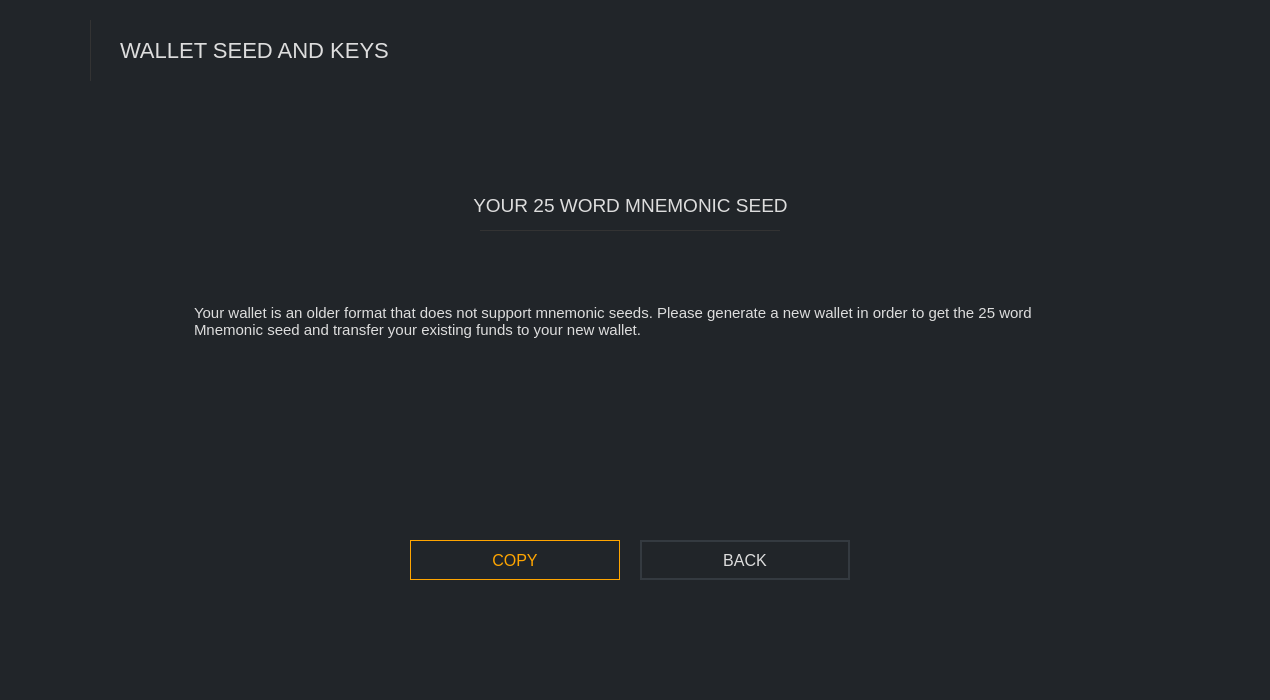
<?xml version="1.0" encoding="UTF-8"?>
<ui version="4.0">
 <class>ReceiveFrame</class>
 <widget class="QFrame" name="ReceiveFrame">
  <property name="geometry">
   <rect>
    <x>0</x>
    <y>0</y>
    <width>1270</width>
    <height>700</height>
   </rect>
  </property>
  <property name="minimumSize">
   <size>
    <width>1270</width>
    <height>700</height>
   </size>
  </property>
  <property name="windowTitle">
   <string>Frame</string>
  </property>
  <property name="styleSheet">
   <string notr="true">border: 0px; background-color: #212529; color: #ddd;</string>
  </property>
  <property name="frameShape">
   <enum>QFrame::StyledPanel</enum>
  </property>
  <property name="frameShadow">
   <enum>QFrame::Raised</enum>
  </property>
  <layout class="QVBoxLayout" name="verticalLayout">
   <property name="leftMargin">
    <number>0</number>
   </property>
   <property name="topMargin">
    <number>0</number>
   </property>
   <property name="rightMargin">
    <number>0</number>
   </property>
   <property name="bottomMargin">
    <number>0</number>
   </property>
   <item>
    <widget class="QGroupBox" name="groupBox">
     <property name="minimumSize">
      <size>
       <width>1270</width>
       <height>700</height>
      </size>
     </property>
     <property name="maximumSize">
      <size>
       <width>16777215</width>
       <height>16777215</height>
      </size>
     </property>
     <property name="title">
      <string/>
     </property>
     <widget class="QLabel" name="label">
      <property name="geometry">
       <rect>
        <x>120</x>
        <y>40</y>
        <width>331</width>
        <height>21</height>
       </rect>
      </property>
      <property name="font">
       <font>
        <pointsize>-1</pointsize>
       </font>
      </property>
      <property name="styleSheet">
       <string notr="true">color: #ddd; 
font-size: 22px;</string>
      </property>
      <property name="text">
       <string>WALLET SEED AND KEYS</string>
      </property>
     </widget>
     <widget class="QGroupBox" name="seedBox">
      <property name="geometry">
       <rect>
        <x>30</x>
        <y>100</y>
        <width>1200</width>
        <height>560</height>
       </rect>
      </property>
      <property name="styleSheet">
       <string notr="true">background-color: #212529;</string>
      </property>
      <property name="title">
       <string/>
      </property>
      <widget class="QLabel" name="label_7">
       <property name="geometry">
        <rect>
         <x>280</x>
         <y>90</y>
         <width>641</width>
         <height>31</height>
        </rect>
       </property>
       <property name="font">
        <font>
         <pointsize>-1</pointsize>
        </font>
       </property>
       <property name="styleSheet">
        <string notr="true">color: #ddd;
font-size: 19px;
</string>
       </property>
       <property name="text">
        <string>YOUR 25 WORD MNEMONIC SEED</string>
       </property>
       <property name="alignment">
        <set>Qt::AlignCenter</set>
       </property>
      </widget>
      <widget class="QTextBrowser" name="m_seed">
       <property name="geometry">
        <rect>
         <x>160</x>
         <y>200</y>
         <width>881</width>
         <height>141</height>
        </rect>
       </property>
       <property name="font">
        <font>
         <pointsize>-1</pointsize>
        </font>
       </property>
       <property name="styleSheet">
        <string notr="true">color: #ddd;
font-size: 16px;</string>
       </property>
       <property name="html">
        <string>&lt;!DOCTYPE HTML PUBLIC &quot;-//W3C//DTD HTML 4.0//EN&quot; &quot;http://www.w3.org/TR/REC-html40/strict.dtd&quot;&gt;
&lt;html&gt;&lt;head&gt;&lt;meta name=&quot;qrichtext&quot; content=&quot;1&quot; /&gt;&lt;style type=&quot;text/css&quot;&gt;
p, li { white-space: pre-wrap; }
&lt;/style&gt;&lt;/head&gt;&lt;body style=&quot; font-family:'MS Shell Dlg 2'; font-size:16px; font-weight:400; font-style:normal;&quot;&gt;
&lt;p style=&quot; margin-top:0px; margin-bottom:0px; margin-left:0px; margin-right:0px; -qt-block-indent:0; text-indent:0px;&quot;&gt;&lt;span style=&quot; font-family:'Lato'; font-size:11pt;&quot;&gt;Your wallet is an older format that does not support mnemonic seeds. Please generate a new wallet in order to get the 25 word Mnemonic seed and transfer your existing funds to your new wallet.&lt;/span&gt;&lt;/p&gt;&lt;/body&gt;&lt;/html&gt;</string>
       </property>
      </widget>
      <widget class="QPushButton" name="m_copySeedButton">
       <property name="geometry">
        <rect>
         <x>380</x>
         <y>440</y>
         <width>210</width>
         <height>40</height>
        </rect>
       </property>
       <property name="font">
        <font>
         <pointsize>-1</pointsize>
        </font>
       </property>
       <property name="styleSheet">
        <string notr="true">color: orange; background-color: #1; border: 1px solid orange; font-size: 16px;</string>
       </property>
       <property name="text">
        <string>COPY</string>
       </property>
      </widget>
      <widget class="Line" name="line">
       <property name="geometry">
        <rect>
         <x>450</x>
         <y>130</y>
         <width>300</width>
         <height>1</height>
        </rect>
       </property>
       <property name="styleSheet">
        <string notr="true">background-color: #333;</string>
       </property>
       <property name="orientation">
        <enum>Qt::Horizontal</enum>
       </property>
      </widget>
      <widget class="QPushButton" name="m_backButton_2">
       <property name="geometry">
        <rect>
         <x>610</x>
         <y>440</y>
         <width>210</width>
         <height>40</height>
        </rect>
       </property>
       <property name="font">
        <font>
         <pointsize>-1</pointsize>
        </font>
       </property>
       <property name="styleSheet">
        <string notr="true">color: #ddd; border: 2px solid #343a40; font-size: 16px;</string>
       </property>
       <property name="text">
        <string>BACK</string>
       </property>
      </widget>
     </widget>
     <widget class="QGroupBox" name="privateKeyBox">
      <property name="geometry">
       <rect>
        <x>30</x>
        <y>100</y>
        <width>1200</width>
        <height>560</height>
       </rect>
      </property>
      <property name="styleSheet">
       <string notr="true">background-color: #212529;</string>
      </property>
      <property name="title">
       <string/>
      </property>
      <widget class="QPushButton" name="m_copySpendKeyButton">
       <property name="geometry">
        <rect>
         <x>230</x>
         <y>440</y>
         <width>240</width>
         <height>40</height>
        </rect>
       </property>
       <property name="font">
        <font>
         <pointsize>-1</pointsize>
        </font>
       </property>
       <property name="styleSheet">
        <string notr="true">color: orange; background-color: #1; border: 1px solid orange; font-size: 16px;</string>
       </property>
       <property name="text">
        <string>COPY SPEND KEY</string>
       </property>
      </widget>
      <widget class="QLabel" name="label_5">
       <property name="geometry">
        <rect>
         <x>490</x>
         <y>70</y>
         <width>231</width>
         <height>30</height>
        </rect>
       </property>
       <property name="font">
        <font>
         <family>Lato</family>
         <pointsize>-1</pointsize>
        </font>
       </property>
       <property name="styleSheet">
        <string notr="true">color: #ddd;
font-size: 19px;
font-family: Lato;</string>
       </property>
       <property name="text">
        <string>SECRET SPEND KEY</string>
       </property>
       <property name="alignment">
        <set>Qt::AlignCenter</set>
       </property>
      </widget>
      <widget class="QLabel" name="label_6">
       <property name="geometry">
        <rect>
         <x>500</x>
         <y>250</y>
         <width>221</width>
         <height>30</height>
        </rect>
       </property>
       <property name="font">
        <font>
         <family>Lato</family>
         <pointsize>-1</pointsize>
        </font>
       </property>
       <property name="styleSheet">
        <string notr="true">color: #ddd;
font-size: 19px;
font-family: Lato;</string>
       </property>
       <property name="text">
        <string>PRIVATE VIEW KEY</string>
       </property>
       <property name="alignment">
        <set>Qt::AlignCenter</set>
       </property>
      </widget>
      <widget class="QTextBrowser" name="m_spendKey">
       <property name="geometry">
        <rect>
         <x>380</x>
         <y>120</y>
         <width>470</width>
         <height>100</height>
        </rect>
       </property>
       <property name="font">
        <font>
         <family>Lato</family>
         <pointsize>-1</pointsize>
        </font>
       </property>
       <property name="styleSheet">
        <string notr="true">color: #ddd;
font-size: 16px;
font-family: Lato;color: #e5e5e5;</string>
       </property>
       <property name="html">
        <string>&lt;!DOCTYPE HTML PUBLIC &quot;-//W3C//DTD HTML 4.0//EN&quot; &quot;http://www.w3.org/TR/REC-html40/strict.dtd&quot;&gt;
&lt;html&gt;&lt;head&gt;&lt;meta name=&quot;qrichtext&quot; content=&quot;1&quot; /&gt;&lt;style type=&quot;text/css&quot;&gt;
p, li { white-space: pre-wrap; }
&lt;/style&gt;&lt;/head&gt;&lt;body style=&quot; font-family:'Lato'; font-size:16px; font-weight:400; font-style:normal;&quot;&gt;
&lt;p style=&quot; margin-top:0px; margin-bottom:0px; margin-left:0px; margin-right:0px; -qt-block-indent:0; text-indent:0px;&quot;&gt;&lt;span style=&quot; font-family:'Courier'; font-size:10pt;&quot;&gt;secret spend key goes here&lt;/span&gt;&lt;/p&gt;&lt;/body&gt;&lt;/html&gt;</string>
       </property>
      </widget>
      <widget class="QTextBrowser" name="m_viewKey">
       <property name="geometry">
        <rect>
         <x>380</x>
         <y>300</y>
         <width>470</width>
         <height>100</height>
        </rect>
       </property>
       <property name="font">
        <font>
         <family>Lato</family>
         <pointsize>-1</pointsize>
        </font>
       </property>
       <property name="styleSheet">
        <string notr="true">color: #ddd;
font-size: 16px;
font-family: Lato;</string>
       </property>
       <property name="html">
        <string>&lt;!DOCTYPE HTML PUBLIC &quot;-//W3C//DTD HTML 4.0//EN&quot; &quot;http://www.w3.org/TR/REC-html40/strict.dtd&quot;&gt;
&lt;html&gt;&lt;head&gt;&lt;meta name=&quot;qrichtext&quot; content=&quot;1&quot; /&gt;&lt;style type=&quot;text/css&quot;&gt;
p, li { white-space: pre-wrap; }
&lt;/style&gt;&lt;/head&gt;&lt;body style=&quot; font-family:'Lato'; font-size:16px; font-weight:400; font-style:normal;&quot;&gt;
&lt;p style=&quot; margin-top:0px; margin-bottom:0px; margin-left:0px; margin-right:0px; -qt-block-indent:0; text-indent:0px;&quot;&gt;&lt;span style=&quot; font-family:'Courier'; font-size:10pt;&quot;&gt;secret view key goes here&lt;/span&gt;&lt;/p&gt;&lt;/body&gt;&lt;/html&gt;</string>
       </property>
      </widget>
      <widget class="QPushButton" name="m_copyViewKeyButton">
       <property name="geometry">
        <rect>
         <x>490</x>
         <y>440</y>
         <width>240</width>
         <height>40</height>
        </rect>
       </property>
       <property name="font">
        <font>
         <pointsize>-1</pointsize>
        </font>
       </property>
       <property name="styleSheet">
        <string notr="true">color: orange; background-color: #1; border: 1px solid orange; font-size: 16px;</string>
       </property>
       <property name="text">
        <string>COPY VIEW KEY</string>
       </property>
      </widget>
      <widget class="QPushButton" name="m_backButton_4">
       <property name="geometry">
        <rect>
         <x>750</x>
         <y>440</y>
         <width>210</width>
         <height>40</height>
        </rect>
       </property>
       <property name="font">
        <font>
         <pointsize>-1</pointsize>
        </font>
       </property>
       <property name="styleSheet">
        <string notr="true">color: #ddd; border: 2px solid #343a40; font-size: 16px;</string>
       </property>
       <property name="text">
        <string>BACK</string>
       </property>
      </widget>
     </widget>
     <widget class="QGroupBox" name="introBox">
      <property name="geometry">
       <rect>
        <x>30</x>
        <y>100</y>
        <width>1201</width>
        <height>561</height>
       </rect>
      </property>
      <property name="title">
       <string/>
      </property>
      <widget class="QLabel" name="label_3">
       <property name="geometry">
        <rect>
         <x>410</x>
         <y>140</y>
         <width>401</width>
         <height>20</height>
        </rect>
       </property>
       <property name="font">
        <font>
         <pointsize>-1</pointsize>
        </font>
       </property>
       <property name="styleSheet">
        <string notr="true">font-size: 16px;</string>
       </property>
       <property name="text">
        <string>■  Keep your seed and password safe</string>
       </property>
      </widget>
      <widget class="QLabel" name="label_4">
       <property name="geometry">
        <rect>
         <x>410</x>
         <y>190</y>
         <width>401</width>
         <height>20</height>
        </rect>
       </property>
       <property name="font">
        <font>
         <pointsize>-1</pointsize>
        </font>
       </property>
       <property name="styleSheet">
        <string notr="true">font-size: 16px;</string>
       </property>
       <property name="text">
        <string>■  Make a backup of your wallet file</string>
       </property>
      </widget>
      <widget class="QLabel" name="label_8">
       <property name="geometry">
        <rect>
         <x>410</x>
         <y>240</y>
         <width>401</width>
         <height>20</height>
        </rect>
       </property>
       <property name="font">
        <font>
         <pointsize>-1</pointsize>
        </font>
       </property>
       <property name="styleSheet">
        <string notr="true">font-size: 16px;</string>
       </property>
       <property name="text">
        <string>■  Be aware of phishing websites and programs</string>
       </property>
      </widget>
      <widget class="QLabel" name="label_9">
       <property name="geometry">
        <rect>
         <x>410</x>
         <y>290</y>
         <width>401</width>
         <height>20</height>
        </rect>
       </property>
       <property name="font">
        <font>
         <pointsize>-1</pointsize>
        </font>
       </property>
       <property name="styleSheet">
        <string notr="true">font-size: 16px;</string>
       </property>
       <property name="text">
        <string>■  Store a copy of your seed in a safe place</string>
       </property>
      </widget>
      <widget class="QLabel" name="label_10">
       <property name="geometry">
        <rect>
         <x>330</x>
         <y>70</y>
         <width>501</width>
         <height>20</height>
        </rect>
       </property>
       <property name="font">
        <font>
         <pointsize>-1</pointsize>
        </font>
       </property>
       <property name="styleSheet">
        <string notr="true">color: #ddd; font-size: 19px;</string>
       </property>
       <property name="text">
        <string>We care about your safety: Please read the following</string>
       </property>
       <property name="alignment">
        <set>Qt::AlignCenter</set>
       </property>
      </widget>
      <widget class="QPushButton" name="m_showSeed">
       <property name="geometry">
        <rect>
         <x>360</x>
         <y>400</y>
         <width>210</width>
         <height>40</height>
        </rect>
       </property>
       <property name="minimumSize">
        <size>
         <width>171</width>
         <height>40</height>
        </size>
       </property>
       <property name="maximumSize">
        <size>
         <width>16777215</width>
         <height>31</height>
        </size>
       </property>
       <property name="font">
        <font>
         <pointsize>-1</pointsize>
        </font>
       </property>
       <property name="styleSheet">
        <string notr="true">color: orange; background-color: #1; border: 1px solid orange; font-size: 16px;</string>
       </property>
       <property name="text">
        <string>SHOW SEED</string>
       </property>
      </widget>
      <widget class="QPushButton" name="m_backButton">
       <property name="geometry">
        <rect>
         <x>590</x>
         <y>400</y>
         <width>210</width>
         <height>40</height>
        </rect>
       </property>
       <property name="font">
        <font>
         <pointsize>-1</pointsize>
        </font>
       </property>
       <property name="styleSheet">
        <string notr="true">color: #ddd; border: 2px solid #343a40; font-size: 16px;</string>
       </property>
       <property name="text">
        <string>BACK</string>
       </property>
      </widget>
      <widget class="QPushButton" name="m_showPrivate">
       <property name="geometry">
        <rect>
         <x>480</x>
         <y>530</y>
         <width>100</width>
         <height>25</height>
        </rect>
       </property>
       <property name="font">
        <font>
         <pointsize>-1</pointsize>
        </font>
       </property>
       <property name="styleSheet">
        <string notr="true">color: #ddd; border: 1px solid #343a40; font-size: 13px; background-color: #21259;</string>
       </property>
       <property name="text">
        <string>private keys</string>
       </property>
      </widget>
      <widget class="Line" name="line_2">
       <property name="geometry">
        <rect>
         <x>330</x>
         <y>100</y>
         <width>500</width>
         <height>1</height>
        </rect>
       </property>
       <property name="styleSheet">
        <string notr="true">background-color: #333;</string>
       </property>
       <property name="orientation">
        <enum>Qt::Horizontal</enum>
       </property>
      </widget>
      <widget class="QPushButton" name="m_showGUI">
       <property name="geometry">
        <rect>
         <x>590</x>
         <y>530</y>
         <width>100</width>
         <height>25</height>
        </rect>
       </property>
       <property name="font">
        <font>
         <pointsize>-1</pointsize>
        </font>
       </property>
       <property name="styleSheet">
        <string notr="true">color: #ddd; border: 1px solid #343a40; font-size: 13px; background-color: #21259;</string>
       </property>
       <property name="text">
        <string>gui key</string>
       </property>
      </widget>
      <widget class="QLabel" name="label_12">
       <property name="geometry">
        <rect>
         <x>460</x>
         <y>500</y>
         <width>241</width>
         <height>20</height>
        </rect>
       </property>
       <property name="font">
        <font>
         <pointsize>-1</pointsize>
        </font>
       </property>
       <property name="styleSheet">
        <string notr="true">color: #ddd; font-size: 14px;</string>
       </property>
       <property name="text">
        <string>advanced uses:</string>
       </property>
       <property name="alignment">
        <set>Qt::AlignCenter</set>
       </property>
      </widget>
      <zorder>m_backButton</zorder>
      <zorder>label_3</zorder>
      <zorder>label_4</zorder>
      <zorder>label_8</zorder>
      <zorder>label_9</zorder>
      <zorder>label_10</zorder>
      <zorder>m_showSeed</zorder>
      <zorder>m_showPrivate</zorder>
      <zorder>line_2</zorder>
      <zorder>m_showGUI</zorder>
      <zorder>label_12</zorder>
     </widget>
     <widget class="QLabel" name="label_11">
      <property name="geometry">
       <rect>
        <x>20</x>
        <y>10</y>
        <width>61</width>
        <height>71</height>
       </rect>
      </property>
      <property name="text">
       <string>&lt;html&gt;&lt;head/&gt;&lt;body&gt;&lt;p&gt;&lt;img src=&quot;:/images/conceal-small.png&quot;/&gt;&lt;/p&gt;&lt;/body&gt;&lt;/html&gt;</string>
      </property>
     </widget>
     <widget class="Line" name="logoLine">
      <property name="geometry">
       <rect>
        <x>90</x>
        <y>20</y>
        <width>1</width>
        <height>61</height>
       </rect>
      </property>
      <property name="styleSheet">
       <string notr="true">background-color: #333;</string>
      </property>
      <property name="orientation">
       <enum>Qt::Vertical</enum>
      </property>
     </widget>
     <widget class="QGroupBox" name="guiKeyBox">
      <property name="geometry">
       <rect>
        <x>30</x>
        <y>100</y>
        <width>1200</width>
        <height>560</height>
       </rect>
      </property>
      <property name="styleSheet">
       <string notr="true">background-color: #212529;</string>
      </property>
      <property name="title">
       <string/>
      </property>
      <widget class="QPushButton" name="m_copyGUIKeyButton">
       <property name="geometry">
        <rect>
         <x>380</x>
         <y>440</y>
         <width>210</width>
         <height>40</height>
        </rect>
       </property>
       <property name="font">
        <font>
         <pointsize>-1</pointsize>
        </font>
       </property>
       <property name="styleSheet">
        <string notr="true">color: orange; background-color: #1; border: 1px solid orange; font-size: 16px;</string>
       </property>
       <property name="text">
        <string>COPY</string>
       </property>
      </widget>
      <widget class="QLabel" name="label_2">
       <property name="geometry">
        <rect>
         <x>440</x>
         <y>90</y>
         <width>301</width>
         <height>31</height>
        </rect>
       </property>
       <property name="font">
        <font>
         <family>Lato</family>
         <pointsize>-1</pointsize>
        </font>
       </property>
       <property name="styleSheet">
        <string notr="true">color: #ddd; font-size: 19px;font-family: Lato;</string>
       </property>
       <property name="text">
        <string>YOUR GUI KEY</string>
       </property>
       <property name="alignment">
        <set>Qt::AlignCenter</set>
       </property>
      </widget>
      <widget class="QTextBrowser" name="m_guiKey">
       <property name="geometry">
        <rect>
         <x>190</x>
         <y>190</y>
         <width>821</width>
         <height>91</height>
        </rect>
       </property>
       <property name="font">
        <font>
         <pointsize>-1</pointsize>
        </font>
       </property>
       <property name="styleSheet">
        <string notr="true">color: #e5e5e5; font-size: 17px;</string>
       </property>
       <property name="html">
        <string>&lt;!DOCTYPE HTML PUBLIC &quot;-//W3C//DTD HTML 4.0//EN&quot; &quot;http://www.w3.org/TR/REC-html40/strict.dtd&quot;&gt;
&lt;html&gt;&lt;head&gt;&lt;meta name=&quot;qrichtext&quot; content=&quot;1&quot; /&gt;&lt;style type=&quot;text/css&quot;&gt;
p, li { white-space: pre-wrap; }
&lt;/style&gt;&lt;/head&gt;&lt;body style=&quot; font-family:'MS Shell Dlg 2'; font-size:17px; font-weight:400; font-style:normal;&quot;&gt;
&lt;p style=&quot; margin-top:0px; margin-bottom:0px; margin-left:0px; margin-right:0px; -qt-block-indent:0; text-indent:0px;&quot;&gt;&lt;span style=&quot; font-family:'Lato'; font-size:11pt;&quot;&gt;gui key goes here&lt;/span&gt;&lt;/p&gt;&lt;/body&gt;&lt;/html&gt;</string>
       </property>
      </widget>
      <widget class="QPushButton" name="m_backButton_3">
       <property name="geometry">
        <rect>
         <x>610</x>
         <y>440</y>
         <width>210</width>
         <height>40</height>
        </rect>
       </property>
       <property name="font">
        <font>
         <pointsize>-1</pointsize>
        </font>
       </property>
       <property name="styleSheet">
        <string notr="true">color: #ddd; border: 2px solid #343a40; font-size: 16px;</string>
       </property>
       <property name="text">
        <string>BACK</string>
       </property>
      </widget>
      <widget class="Line" name="line_3">
       <property name="geometry">
        <rect>
         <x>440</x>
         <y>120</y>
         <width>300</width>
         <height>1</height>
        </rect>
       </property>
       <property name="styleSheet">
        <string notr="true">background-color: #333;</string>
       </property>
       <property name="orientation">
        <enum>Qt::Horizontal</enum>
       </property>
      </widget>
     </widget>
     <zorder>label</zorder>
     <zorder>label_11</zorder>
     <zorder>logoLine</zorder>
     <zorder>guiKeyBox</zorder>
     <zorder>privateKeyBox</zorder>
     <zorder>introBox</zorder>
     <zorder>seedBox</zorder>
    </widget>
   </item>
  </layout>
 </widget>
 <resources/>
 <connections>
  <connection>
   <sender>m_backButton</sender>
   <signal>clicked()</signal>
   <receiver>ReceiveFrame</receiver>
   <slot>backClicked()</slot>
   <hints>
    <hint type="sourcelabel">
     <x>1095</x>
     <y>35</y>
    </hint>
    <hint type="destinationlabel">
     <x>599</x>
     <y>349</y>
    </hint>
   </hints>
  </connection>
  <connection>
   <sender>m_copySeedButton</sender>
   <signal>clicked()</signal>
   <receiver>ReceiveFrame</receiver>
   <slot>copySeedClicked()</slot>
   <hints>
    <hint type="sourcelabel">
     <x>130</x>
     <y>475</y>
    </hint>
    <hint type="destinationlabel">
     <x>649</x>
     <y>349</y>
    </hint>
   </hints>
  </connection>
  <connection>
   <sender>m_copyGUIKeyButton</sender>
   <signal>clicked()</signal>
   <receiver>ReceiveFrame</receiver>
   <slot>copyGUIClicked()</slot>
   <hints>
    <hint type="sourcelabel">
     <x>130</x>
     <y>175</y>
    </hint>
    <hint type="destinationlabel">
     <x>649</x>
     <y>349</y>
    </hint>
   </hints>
  </connection>
  <connection>
   <sender>m_copyViewKeyButton</sender>
   <signal>clicked()</signal>
   <receiver>ReceiveFrame</receiver>
   <slot>copyViewKeyClicked()</slot>
   <hints>
    <hint type="sourcelabel">
     <x>770</x>
     <y>325</y>
    </hint>
    <hint type="destinationlabel">
     <x>649</x>
     <y>349</y>
    </hint>
   </hints>
  </connection>
  <connection>
   <sender>m_copySpendKeyButton</sender>
   <signal>clicked()</signal>
   <receiver>ReceiveFrame</receiver>
   <slot>copySpendKeyClicked()</slot>
   <hints>
    <hint type="sourcelabel">
     <x>130</x>
     <y>325</y>
    </hint>
    <hint type="destinationlabel">
     <x>649</x>
     <y>349</y>
    </hint>
   </hints>
  </connection>
  <connection>
   <sender>m_showSeed</sender>
   <signal>clicked()</signal>
   <receiver>ReceiveFrame</receiver>
   <slot>showSeed()</slot>
   <hints>
    <hint type="sourcelabel">
     <x>394</x>
     <y>549</y>
    </hint>
    <hint type="destinationlabel">
     <x>634</x>
     <y>349</y>
    </hint>
   </hints>
  </connection>
  <connection>
   <sender>m_backButton_2</sender>
   <signal>clicked()</signal>
   <receiver>ReceiveFrame</receiver>
   <slot>back2Clicked()</slot>
   <hints>
    <hint type="sourcelabel">
     <x>744</x>
     <y>559</y>
    </hint>
    <hint type="destinationlabel">
     <x>634</x>
     <y>349</y>
    </hint>
   </hints>
  </connection>
  <connection>
   <sender>m_backButton_3</sender>
   <signal>clicked()</signal>
   <receiver>ReceiveFrame</receiver>
   <slot>back2Clicked()</slot>
   <hints>
    <hint type="sourcelabel">
     <x>744</x>
     <y>559</y>
    </hint>
    <hint type="destinationlabel">
     <x>634</x>
     <y>349</y>
    </hint>
   </hints>
  </connection>
  <connection>
   <sender>m_backButton_4</sender>
   <signal>clicked()</signal>
   <receiver>ReceiveFrame</receiver>
   <slot>back2Clicked()</slot>
   <hints>
    <hint type="sourcelabel">
     <x>884</x>
     <y>559</y>
    </hint>
    <hint type="destinationlabel">
     <x>634</x>
     <y>349</y>
    </hint>
   </hints>
  </connection>
  <connection>
   <sender>m_showPrivate</sender>
   <signal>clicked()</signal>
   <receiver>ReceiveFrame</receiver>
   <slot>showPrivate()</slot>
   <hints>
    <hint type="sourcelabel">
     <x>854</x>
     <y>549</y>
    </hint>
    <hint type="destinationlabel">
     <x>634</x>
     <y>349</y>
    </hint>
   </hints>
  </connection>
  <connection>
   <sender>m_showGUI</sender>
   <signal>clicked()</signal>
   <receiver>ReceiveFrame</receiver>
   <slot>showGUI()</slot>
   <hints>
    <hint type="sourcelabel">
     <x>800</x>
     <y>650</y>
    </hint>
    <hint type="destinationlabel">
     <x>634</x>
     <y>349</y>
    </hint>
   </hints>
  </connection>
 </connections>
 <slots>
  <slot>backClicked()</slot>
  <slot>back2Clicked()</slot>
  <slot>copyGUIClicked()</slot>
  <slot>copySpendKeyClicked()</slot>
  <slot>copyViewKeyClicked()</slot>
  <slot>showSeed()</slot>
  <slot>showGUI()</slot>
  <slot>showPrivate()</slot>
  <slot>showAdvanced()</slot>
  <slot>copySeedClicked()</slot>
  <slot>backupClicked()</slot>
 </slots>
</ui>
